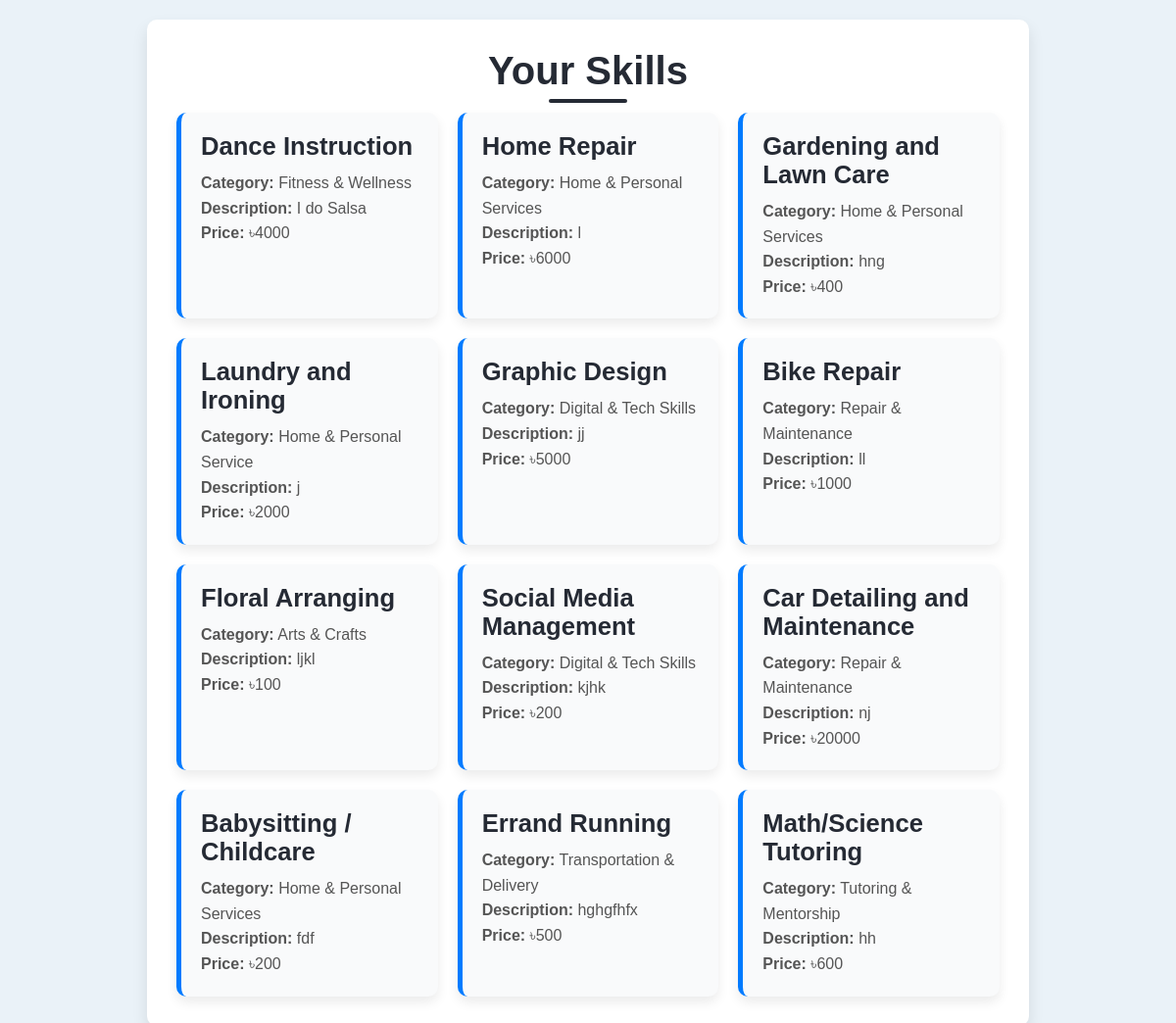
Screenshot of /view-skills/ (signed in) with the database file from the repository.
### Users/models.py (models this page shows, shortened)
class Skill(models.Model):
    user = models.ForeignKey(User, null=True, on_delete=models.CASCADE, related_name="skills")
    name = models.CharField(max_length=100, null=True, blank=True)
    category = models.CharField(max_length=100, null=True, blank=True)
    description = models.TextField(null=True, blank=True)
    price = models.CharField(max_length=7, null=True, blank=True)

### Users/views.py (the view)
# urls.py: path('view-skills/', views.view_skill, name='view_skill'),
@login_required
def view_skill(request):
    user_skills = Skill.objects.filter(user=request.user)
    return render(request, 'view_skills.html', {'skills': user_skills})

### templates/view_skills.html (shortened to what this page needs)
<!DOCTYPE html>
<html lang="en">
<head>
</head>
<body>
    <div class="container">
        <h2>Your Skills</h2>
        {% if skills %}
            <div class="skills-list">
                {% for skill in skills %}
                    <div class="skill-card">
                        <h3>{{ skill.name }}</h3>
                        <p><strong>Category:</strong> {{ skill.category }}</p>
                        <p><strong>Description:</strong> {{ skill.description }}</p>
                        <p><strong>Price:</strong> ৳{{ skill.price }}</p>
                    </div>
                {% endfor %}
            </div>
        {% else %}
            <div class="no-skills">
                <svg xmlns="http://www.w3.org/2000/svg" viewBox="0 0 24 24"><path d="M12 2a10 10 0 1 0 10 10A10 10 0 0 0 12 2Zm1 15h-2v-2h2Zm0-4h-2V7h2Z"/></svg>
                <p>You have not added any skills yet.</p>
                <a href="/add-skill" class="add-skill-btn">Add Skill</a>
            </div>
        {% endif %}
    </div>
</body>
</html>

### templates/view_skills.html (style rules this page uses)
* { margin: 0; padding: 0; box-sizing: border-box; font-family: 'Montserrat', sans-serif; }
body { background-color: #eaf2f8; display: flex; justify-content: center; align-items: center; padding: 20px; color: #333; }
.container { width: 100%; max-width: 900px; text-align: center; padding: 30px; background-color: #fff; border-radius: 10px; box-shadow: 0 8px 16px rgba(0, 0, 0, 0.1); }
h2 { font-size: 2.5rem; color: #252a34; margin-bottom: 20px; position: relative; }
h2::after { content: ""; width: 80px; height: 4px; background-color: #252a34; position: absolute; left: 50%; transform: translateX(-50%); bottom: -10px; border-radius: 2px; }
.skills-list { display: grid; grid-template-columns: 1fr; gap: 20px; margin-top: 20px; }
.skill-card { background-color: #f9fafb; border-radius: 10px; box-shadow: 0 6px 12px rgba(0, 0, 0, 0.08); padding: 20px; text-align: left; transition: transform 0.3s ease, box-shadow 0.3s ease; border-left: 5px solid #007bff; }
.skill-card h3 { font-size: 1.6rem; color: #252a34; margin-bottom: 10px; }
.skill-card p { font-size: 1rem; line-height: 1.6; color: #555; }
@media (min-width: 600px) { .skills-list { grid-template-columns: 1fr 1fr; } }
@media (min-width: 992px) { .skills-list { grid-template-columns: 1fr 1fr 1fr; } }

### rows the page displays
Skill: name "Dance Instruction", category "Fitness & Wellness", description "I do Salsa", price "4000"
Skill: name "Home Repair", category "Home & Personal Services", description "l", price "6000"
Skill: name "Gardening and Lawn Care", category "Home & Personal Services", description "hng", price "400"
Skill: name "Laundry and Ironing", category "Home & Personal Service", description "j", price "2000"
Skill: name "Graphic Design", category "Digital & Tech Skills", description "jj", price "5000"
Skill: name "Bike Repair", category "Repair & Maintenance", description "ll", price "1000"
Skill: name "Floral Arranging", category "Arts & Crafts", description "ljkl", price "100"
Skill: name "Social Media Management", category "Digital & Tech Skills", description "kjhk", price "200"
Skill: name "Car Detailing and Maintenance", category "Repair & Maintenance", description "nj", price "20000"
Skill: name "Babysitting / Childcare", category "Home & Personal Services", description "fdf", price "200"
Skill: name "Errand Running", category "Transportation & Delivery", description "hghgfhfx", price "500"
Skill: name "Math/Science Tutoring", category "Tutoring & Mentorship", description "hh", price "600"
